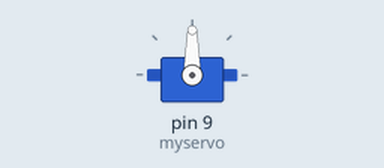
The sketch below on a simulated Arduino Uno, built with avr-gcc and run on an emulated ATmega328P. On the bench: servo.

Above: at 0.05 s.
Timing chart, 0 to 4.6 s (numbered marks = the images above):
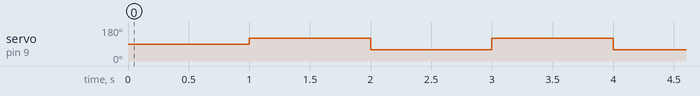

Measured:
- by itself, servo on pin 9 (myservo): alternates 120° for 1.0 s and 60° for 1.0 s

The sketch:

Servo_test_1.ino
```cpp
#include <Servo.h>

Servo myservo;  // create servo object to control a servo
// 60 / 120 / 90

int pos = 0;    // variable to store the servo position

void setup() {
  Serial.begin(9600);
  myservo.attach(9);  // attaches the servo on pin 9 to the servo object
  myservo.write(90);
}

void loop() {
 delay(1000);
 myservo.write(120);
 delay(1000);
 myservo.write(60);
}
```
